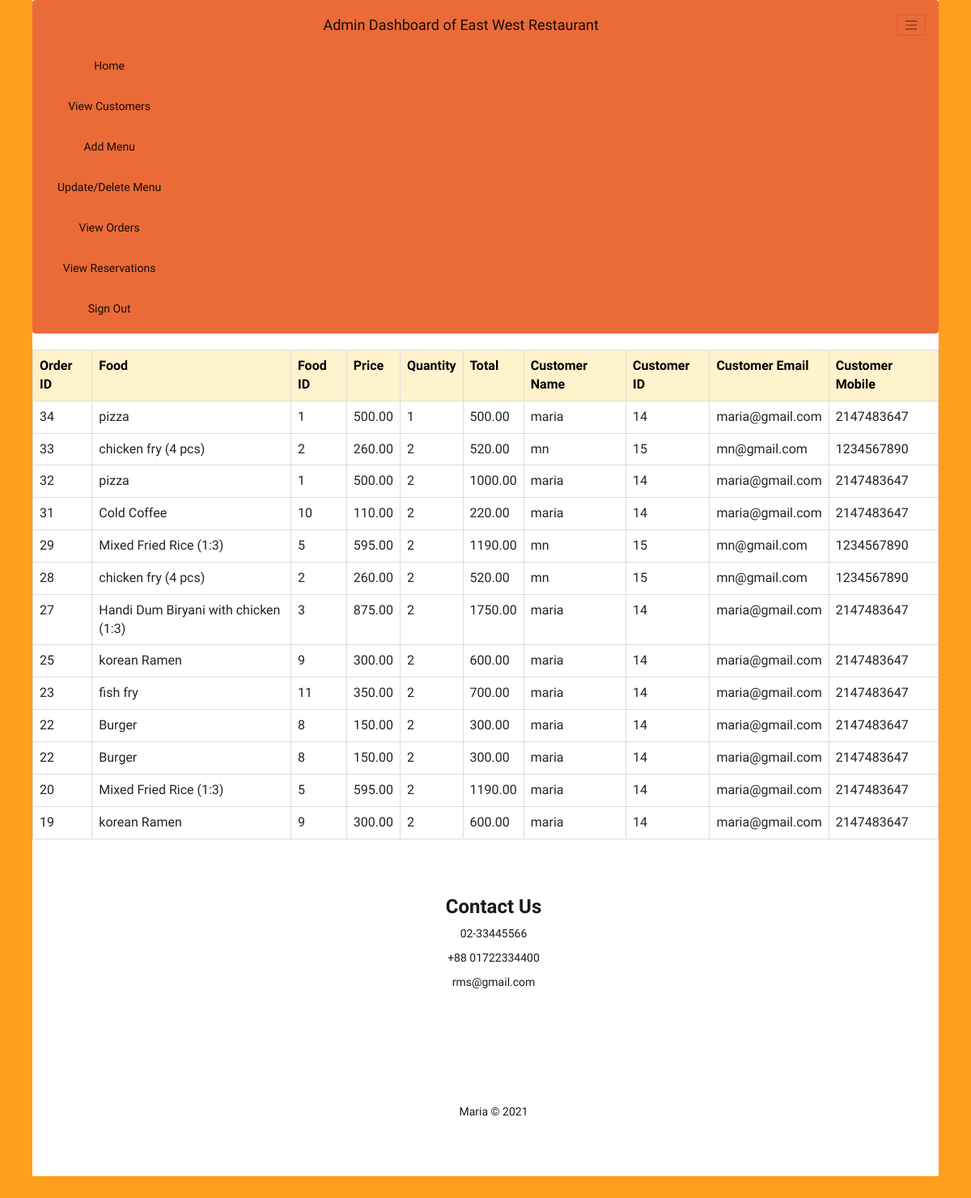
Page /admin/seeorder.php on the committed database.
### tables this page shows
CREATE TABLE `order` (
  `order_id` int(255) NOT NULL,
  `food` varchar(255) NOT NULL,
  `food_id` int(255) DEFAULT NULL,
  `price` decimal(10,2) NOT NULL,
  `quantity` int(10) NOT NULL,
  `total` decimal(10,2) NOT NULL,
  `customer` varchar(255) NOT NULL,
  `customer_id` int(10) DEFAULT NULL,
  `cus_email` varchar(255) NOT NULL,
  `cus_mobile` varchar(255) NOT NULL
);

### admin/seeorder.php (the view, shortened to what this page needs)
<?php require 'adhead.php'; ?>
<html>
<body>
<table class="table table-bordered" class="table-warning" >
<tr class="table-warning">
<th class="table-warning"> Order ID</th>
<th class="table-warning" >Food</th>
<th class="table-warning" >Food ID</th>
<th class="table-warning" >Price</th>
<th class="table-warning" >Quantity</th>
<th class="table-warning" >Total</th>
<th class="table-warning" >Customer Name</th>
<th class="table-warning" >Customer ID</th>
<th class="table-warning" >Customer Email</th>
<th class="table-warning" >Customer Mobile</th>
<?php
           require 'addb.php';
           $sql="SELECT * FROM `order` ORDER BY order_id DESC";
            $result=mysqli_query($conn,$sql);
			$total=mysqli_num_rows($result);
			if($total!=0)
			{
				while(($fetch=mysqli_fetch_assoc($result)))
				{
					echo "
					<tr>
					<td >".$fetch['order_id']."</td>
					<td>".$fetch['food']."</td>
					<td>".$fetch['food_id']."</td>
					<td>".$fetch['price']."</td>
					<td>".$fetch['quantity']."</td>
					<td>".$fetch['total']."</td>
					<td>".$fetch['customer']."</td>
					<td>".$fetch['customer_id']."</td>
					<td>".$fetch['cus_email']."</td>
					<td>".$fetch['cus_mobile']."</td>
					";
				}
		    }
		    else
			{
			}
?>
</tr>
</table>
</body>
</html>
<?php require 'adfoot.php'; ?>

### admin/adhead.php (style rules this page uses)
body { font-family: 'Orelega One', cursive; background-color: white; color: #191a19; text-align: center; border: 40px solid #FF9F1C; border-top: 0px; margin: 0px; }

### admin/seeorder.php (style rules this page uses)
body { font-family: 'Orelega One', cursive; background-color: white; color: #191a19; text-align: center; border: 40px solid #FF9F1C; border-top: 0px; margin: 0px; }

### rows in the picture
order: order "34", food "pizza", food "1", price "500.00", quantity "1", total "500.00", customer "maria", customer "14", cus_email "maria@gmail.com", cus_mobile "2147483647"
order: order "33", food "chicken fry (4 pcs)", food "2", price "260.00", quantity "2", total "520.00", customer "mn", customer "15", cus_email "mn@gmail.com", cus_mobile "1234567890"
order: order "32", food "pizza", food "1", price "500.00", quantity "2", total "1000.00", customer "maria", customer "14", cus_email "maria@gmail.com", cus_mobile "2147483647"
order: order "31", food "Cold Coffee", food "10", price "110.00", quantity "2", total "220.00", customer "maria", customer "14", cus_email "maria@gmail.com", cus_mobile "2147483647"
order: order "29", food "Mixed Fried Rice (1:3)", food "5", price "595.00", quantity "2", total "1190.00", customer "mn", customer "15", cus_email "mn@gmail.com", cus_mobile "1234567890"
order: order "28", food "chicken fry (4 pcs)", food "2", price "260.00", quantity "2", total "520.00", customer "mn", customer "15", cus_email "mn@gmail.com", cus_mobile "1234567890"
order: order "27", food "Handi Dum Biryani with chicken (1:3)", food "3", price "875.00", quantity "2", total "1750.00", customer "maria", customer "14", cus_email "maria@gmail.com", cus_mobile "2147483647"
order: order "25", food "korean Ramen", food "9", price "300.00", quantity "2", total "600.00", customer "maria", customer "14", cus_email "maria@gmail.com", cus_mobile "2147483647"
order: order "23", food "fish fry", food "11", price "350.00", quantity "2", total "700.00", customer "maria", customer "14", cus_email "maria@gmail.com", cus_mobile "2147483647"
order: order "22", food "Burger", food "8", price "150.00", quantity "2", total "300.00", customer "maria", customer "14", cus_email "maria@gmail.com", cus_mobile "2147483647"
order: order "22", food "Burger", food "8", price "150.00", quantity "2", total "300.00", customer "maria", customer "14", cus_email "maria@gmail.com", cus_mobile "2147483647"
order: order "20", food "Mixed Fried Rice (1:3)", food "5", price "595.00", quantity "2", total "1190.00", customer "maria", customer "14", cus_email "maria@gmail.com", cus_mobile "2147483647"
order: order "19", food "korean Ramen", food "9", price "300.00", quantity "2", total "600.00", customer "maria", customer "14", cus_email "maria@gmail.com", cus_mobile "2147483647"
